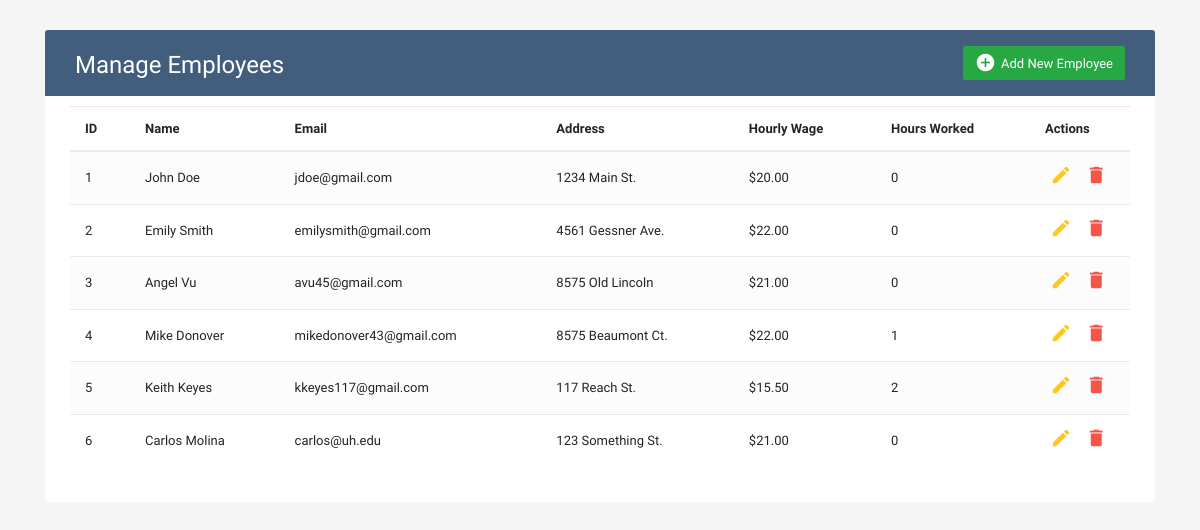
The app's page /zoofile_new/manager/manager.php with its own data.
### tables this page shows
CREATE TABLE `employee` (
  `employee_id` int(11) NOT NULL AUTO_INCREMENT,
  `employee_first_name` varchar(500) NOT NULL,
  `employee_last_name` varchar(500) NOT NULL,
  `employee_Address` varchar(1000) NOT NULL,
  `employee_email` varchar(500) NOT NULL,
  `hourly_wage` decimal(6,2) NOT NULL,
  `workplace_id` int(11) DEFAULT '9',
  `user_name` varchar(500) NOT NULL DEFAULT 'tempuser123',
  `pass_word` varchar(500) NOT NULL DEFAULT 'pass123',
  `hours_worked` int(11) DEFAULT '0',
  `image` varchar(100) DEFAULT NULL,
  `paycheck` int(11) DEFAULT NULL,
  PRIMARY KEY (`employee_id`),
  KEY `workplace_id` (`workplace_id`),
  CONSTRAINT `employee_ibfk_1` FOREIGN KEY (`workplace_id`) REFERENCES `workplace` (`workplace_id`)
);

### zoofile_new/manager/manager.php (the view, shortened to what this page needs)
<!DOCTYPE html>
<html lang="en">
  <head>
    <link
      rel="stylesheet"
      href="https://stackpath.bootstrapcdn.com/bootstrap/4.5.0/css/bootstrap.min.css"
    />
    <link
      rel="stylesheet"
      href="https://maxcdn.bootstrapcdn.com/font-awesome/4.7.0/css/font-awesome.min.css"
    />
    <link rel="stylesheet" href="../css/managercrud.css" />
  </head>
  <body>
    <div class="container-xl">
      <div class="table-responsive">
        <div class="table-wrapper">
          <div class="table-title">
            <div class="row">
              <div class="col-sm-6">
                <h2>Manage Employees</h2>
              </div>
              <div class="col-sm-6">
                <a
                  href="#addEmployeeModal"
                  class="btn btn-success"
                  data-toggle="modal"
                  ><i class="material-icons">&#xE147;</i>
                  <span>Add New Employee</span></a
                >
              </div>
            </div>
          </div>
          <table class="table table-striped table-hover">
            <thead>
              <tr>
                <th>ID</th>
                <th>Name</th>
                <th>Email</th>
                <th>Address</th>
                <th>Hourly Wage</th>
                <th>Hours Worked</th>
                <th>Actions</th>
              </tr>
            </thead>
            <tbody>
            <?php
              $serverName = "zoodbteam15-server.mysql.database.azure.com";
              $username ="zooadmin";
              $password= "Lovec++123";
              $conn = new mysqli($serverName, $username, $password,"uh_zoo");
              $sql = "select * from employee";
              $result = mysqli_query($conn, $sql);
              $employees = mysqli_fetch_all($result, MYSQLI_ASSOC);
              foreach ($employees as $employee){
            ?>
              <tr>
                <?php
                  $employeeID  = $employee["employee_id"];
                  $employeeFirstName = $employee["employee_first_name"];
                  $employeeLastName = $employee["employee_last_name"];
                  $employeeAddr = $employee["employee_Address"];
                  $employeeEmail = $employee["employee_email"];
                  $wage = $employee["hourly_wage"];
                  $hoursWorked = $employee["hours_worked"];
                  echo "<td>" . $employeeID . "</td>";
                  echo "<td>" . $employeeFirstName . " " . $employeeLastName . "</td>";
                  echo "<td>" . $employeeEmail . "</td>";
                  echo "<td>" . $employeeAddr . "</td>";
                  echo "<td>$" . $wage . "</td>";
                  if($hoursWorked === NULL || $hoursWorked === 0){
                    echo "<td>0</td>";
                  } else {
                    echo "<td>" . $hoursWorked . "</td>";
                  }
                ?>
                <td>
                  <a class="edit" href="#editEmployee<?php echo $employeeID; ?>" class="btn btn-info" data-toggle="modal"><i class="material-icons" data-toggle="tooltip" title="Edit">&#xE254;</i></a>
                  <a class="delete"href="process.php?delete=<?php echo $employeeID; ?>"class="btn btn-danger light-link"><i class="material-icons" data-toggle="tooltip" title="Delete">&#xE872;</i></a>
                </td>
              </tr>
              <?php } ?>
            </tbody>
          </table>
        </div>
      </div>
    </div>
  </body>
</html>

### zoofile_new/css/managercrud.css (style rules this page uses)
body { color: #566787; background: #f5f5f5; font-family: "Varela Round", sans-serif; font-size: 13px; }
.table-responsive { margin: 30px 0; }
.table-wrapper { background: #fff; padding: 20px 25px; border-radius: 3px; min-width: 1000px; box-shadow: 0 1px 1px rgba(0, 0, 0, 0.05); }
.table-title { padding-bottom: 15px; background: #435d7d; color: #fff; padding: 16px 30px; min-width: 100%; margin: -20px -25px 10px; border-radius: 3px 3px 0 0; }
.table-title h2 { margin: 5px 0 0; font-size: 24px; }
.table-title .btn { color: #fff; float: right; font-size: 13px; border: none; min-width: 50px; border-radius: 2px; border: none; outline: none !important; margin-left: 10px; }
.table-title .btn i { float: left; font-size: 21px; margin-right: 5px; }
.table-title .btn span { float: left; margin-top: 2px; }
table.table tr th, table.table tr td { border-color: #e9e9e9; padding: 12px 15px; vertical-align: middle; }
table.table tr th:first-child { width: 60px; }
table.table tr th:last-child { width: 100px; }
table.table-striped tbody tr:nth-of-type(odd) { background-color: #fcfcfc; }
table.table td:last-child i { opacity: 0.9; font-size: 22px; margin: 0 5px; }
table.table td a { font-weight: bold; color: #566787; display: inline-block; text-decoration: none; outline: none !important; }
table.table td a.edit { color: #ffc107; }
table.table td a.delete { color: #f44336; }
table.table td i { font-size: 19px; }

### records on screen
employee: employee_id "1", employee_first_name "John", employee_last_name "Doe", employee_email "jdoe@gmail.com", employee_Address "1234 Main St.", hourly_wage "20.00"
employee: employee_id "2", employee_first_name "Emily", employee_last_name "Smith", employee_email "emilysmith@gmail.com", employee_Address "4561 Gessner Ave.", hourly_wage "22.00"
employee: employee_id "3", employee_first_name "Angel", employee_last_name "Vu", employee_email "avu45@gmail.com", employee_Address "8575 Old Lincoln", hourly_wage "21.00"
employee: employee_id "4", employee_first_name "Mike", employee_last_name "Donover", employee_email "mikedonover43@gmail.com", employee_Address "8575 Beaumont Ct.", hourly_wage "22.00", hours_worked "1"
employee: employee_id "5", employee_first_name "Keith", employee_last_name "Keyes", employee_email "kkeyes117@gmail.com", employee_Address "117 Reach St.", hourly_wage "15.50", hours_worked "2"
employee: employee_id "6", employee_first_name "Carlos", employee_last_name "Molina", employee_email "carlos@uh.edu", employee_Address "123 Something St.", hourly_wage "21.00", hours_worked "0"
